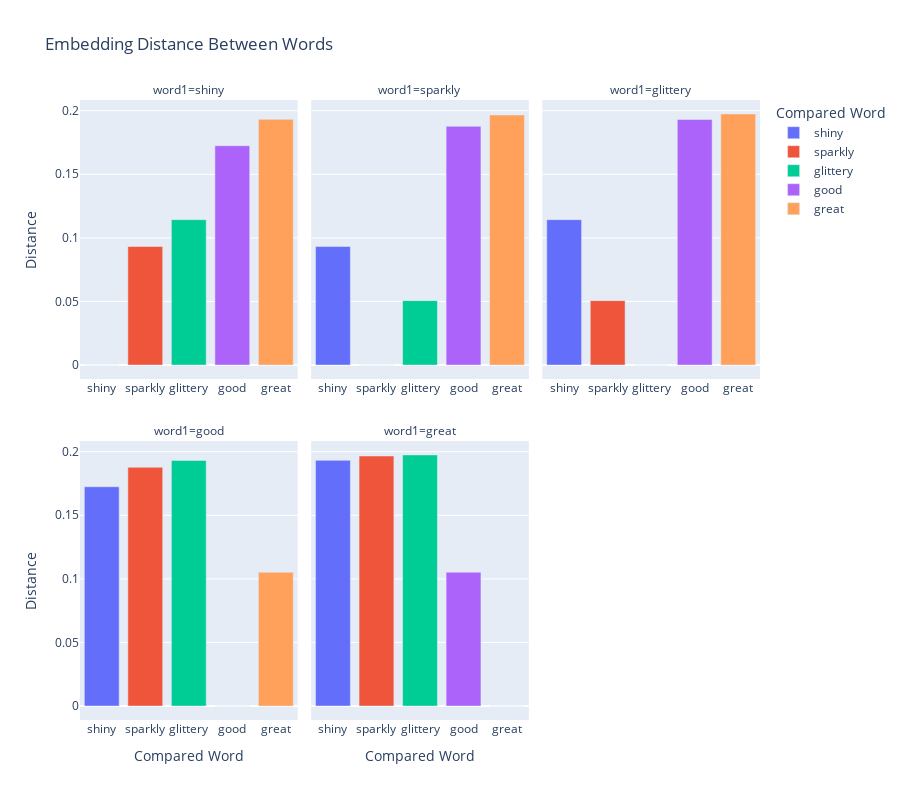

This figure's notebook cell:
### Code cell
plot_embedding_distances(words_df1)

### Figure 1 — Plotly figure (JSON) as saved in the notebook; plotly's stock layout.template omitted (floating-point values rounded to 4 significant figures)
{"data": [{"alignmentgroup": "True", "hovertemplate": "Compared Word=%{x}<br>word1=shiny<br>Distance=%{y}<extra></extra>", "legendgroup": "shiny", "marker": {"color": "#636efa", "pattern": {"shape": ""}}, "name": "shiny", "offsetgroup": "shiny", "orientation": "v", "showlegend": true, "textposition": "auto", "type": "bar", "x": ["shiny"], "xaxis": "x4", "y": [0], "yaxis": "y4"}, {"alignmentgroup": "True", "hovertemplate": "Compared Word=%{x}<br>word1=sparkly<br>Distance=%{y}<extra></extra>", "legendgroup": "shiny", "marker": {"color": "#636efa", "pattern": {"shape": ""}}, "name": "shiny", "offsetgroup": "shiny", "orientation": "v", "showlegend": false, "textposition": "auto", "type": "bar", "x": ["shiny"], "xaxis": "x5", "y": [0.09321], "yaxis": "y5"}, {"alignmentgroup": "True", "hovertemplate": "Compared Word=%{x}<br>word1=glittery<br>Distance=%{y}<extra></extra>", "legendgroup": "shiny", "marker": {"color": "#636efa", "pattern": {"shape": ""}}, "name": "shiny", "offsetgroup": "shiny", "orientation": "v", "showlegend": false, "textposition": "auto", "type": "bar", "x": ["shiny"], "xaxis": "x6", "y": [0.1143], "yaxis": "y6"}, {"alignmentgroup": "True", "hovertemplate": "Compared Word=%{x}<br>word1=good<br>Distance=%{y}<extra></extra>", "legendgroup": "shiny", "marker": {"color": "#636efa", "pattern": {"shape": ""}}, "name": "shiny", "offsetgroup": "shiny", "orientation": "v", "showlegend": false, "textposition": "auto", "type": "bar", "x": ["shiny"], "xaxis": "x", "y": [0.1725], "yaxis": "y"}, {"alignmentgroup": "True", "hovertemplate": "Compared Word=%{x}<br>word1=great<br>Distance=%{y}<extra></extra>", "legendgroup": "shiny", "marker": {"color": "#636efa", "pattern": {"shape": ""}}, "name": "shiny", "offsetgroup": "shiny", "orientation": "v", "showlegend": false, "textposition": "auto", "type": "bar", "x": ["shiny"], "xaxis": "x2", "y": [0.1932], "yaxis": "y2"}, {"alignmentgroup": "True", "hovertemplate": "Compared Word=%{x}<br>word1=shiny<br>Distance=%{y}<extra></extra>", "legendgroup": "sparkly", "marker": {"color": "#EF553B", "pattern": {"shape": ""}}, "name": "sparkly", "offsetgroup": "sparkly", "orientation": "v", "showlegend": true, "textposition": "auto", "type": "bar", "x": ["sparkly"], "xaxis": "x4", "y": [0.09321], "yaxis": "y4"}, {"alignmentgroup": "True", "hovertemplate": "Compared Word=%{x}<br>word1=sparkly<br>Distance=%{y}<extra></extra>", "legendgroup": "sparkly", "marker": {"color": "#EF553B", "pattern": {"shape": ""}}, "name": "sparkly", "offsetgroup": "sparkly", "orientation": "v", "showlegend": false, "textposition": "auto", "type": "bar", "x": ["sparkly"], "xaxis": "x5", "y": [2.22e-16], "yaxis": "y5"}, {"alignmentgroup": "True", "hovertemplate": "Compared Word=%{x}<br>word1=glittery<br>Distance=%{y}<extra></extra>", "legendgroup": "sparkly", "marker": {"color": "#EF553B", "pattern": {"shape": ""}}, "name": "sparkly", "offsetgroup": "sparkly", "orientation": "v", "showlegend": false, "textposition": "auto", "type": "bar", "x": ["sparkly"], "xaxis": "x6", "y": [0.05065], "yaxis": "y6"}, {"alignmentgroup": "True", "hovertemplate": "Compared Word=%{x}<br>word1=good<br>Distance=%{y}<extra></extra>", "legendgroup": "sparkly", "marker": {"color": "#EF553B", "pattern": {"shape": ""}}, "name": "sparkly", "offsetgroup": "sparkly", "orientation": "v", "showlegend": false, "textposition": "auto", "type": "bar", "x": ["sparkly"], "xaxis": "x", "y": [0.1877], "yaxis": "y"}, {"alignmentgroup": "True", "hovertemplate": "Compared Word=%{x}<br>word1=great<br>Distance=%{y}<extra></extra>", "legendgroup": "sparkly", "marker": {"color": "#EF553B", "pattern": {"shape": ""}}, "name": "sparkly", "offsetgroup": "sparkly", "orientation": "v", "showlegend": false, "textposition": "auto", "type": "bar", "x": ["sparkly"], "xaxis": "x2", "y": [0.1966], "yaxis": "y2"}, {"alignmentgroup": "True", "hovertemplate": "Compared Word=%{x}<br>word1=shiny<br>Distance=%{y}<extra></extra>", "legendgroup": "glittery", "marker": {"color": "#00cc96", "pattern": {"shape": ""}}, "name": "glittery", "offsetgroup": "glittery", "orientation": "v", "showlegend": true, "textposition": "auto", "type": "bar", "x": ["glittery"], "xaxis": "x4", "y": [0.1143], "yaxis": "y4"}, {"alignmentgroup": "True", "hovertemplate": "Compared Word=%{x}<br>word1=sparkly<br>Distance=%{y}<extra></extra>", "legendgroup": "glittery", "marker": {"color": "#00cc96", "pattern": {"shape": ""}}, "name": "glittery", "offsetgroup": "glittery", "orientation": "v", "showlegend": false, "textposition": "auto", "type": "bar", "x": ["glittery"], "xaxis": "x5", "y": [0.05065], "yaxis": "y5"}, {"alignmentgroup": "True", "hovertemplate": "Compared Word=%{x}<br>word1=glittery<br>Distance=%{y}<extra></extra>", "legendgroup": "glittery", "marker": {"color": "#00cc96", "pattern": {"shape": ""}}, "name": "glittery", "offsetgroup": "glittery", "orientation": "v", "showlegend": false, "textposition": "auto", "type": "bar", "x": ["glittery"], "xaxis": "x6", "y": [-4.441e-16], "yaxis": "y6"}, {"alignmentgroup": "True", "hovertemplate": "Compared Word=%{x}<br>word1=good<br>Distance=%{y}<extra></extra>", "legendgroup": "glittery", "marker": {"color": "#00cc96", "pattern": {"shape": ""}}, "name": "glittery", "offsetgroup": "glittery", "orientation": "v", "showlegend": false, "textposition": "auto", "type": "bar", "x": ["glittery"], "xaxis": "x", "y": [0.1931], "yaxis": "y"}, {"alignmentgroup": "True", "hovertemplate": "Compared Word=%{x}<br>word1=great<br>Distance=%{y}<extra></extra>", "legendgroup": "glittery", "marker": {"color": "#00cc96", "pattern": {"shape": ""}}, "name": "glittery", "offsetgroup": "glittery", "orientation": "v", "showlegend": false, "textposition": "auto", "type": "bar", "x": ["glittery"], "xaxis": "x2", "y": [0.1975], "yaxis": "y2"}, {"alignmentgroup": "True", "hovertemplate": "Compared Word=%{x}<br>word1=shiny<br>Distance=%{y}<extra></extra>", "legendgroup": "good", "marker": {"color": "#ab63fa", "pattern": {"shape": ""}}, "name": "good", "offsetgroup": "good", "orientation": "v", "showlegend": true, "textposition": "auto", "type": "bar", "x": ["good"], "xaxis": "x4", "y": [0.1725], "yaxis": "y4"}, {"alignmentgroup": "True", "hovertemplate": "Compared Word=%{x}<br>word1=sparkly<br>Distance=%{y}<extra></extra>", "legendgroup": "good", "marker": {"color": "#ab63fa", "pattern": {"shape": ""}}, "name": "good", "offsetgroup": "good", "orientation": "v", "showlegend": false, "textposition": "auto", "type": "bar", "x": ["good"], "xaxis": "x5", "y": [0.1877], "yaxis": "y5"}, {"alignmentgroup": "True", "hovertemplate": "Compared Word=%{x}<br>word1=glittery<br>Distance=%{y}<extra></extra>", "legendgroup": "good", "marker": {"color": "#ab63fa", "pattern": {"shape": ""}}, "name": "good", "offsetgroup": "good", "orientation": "v", "showlegend": false, "textposition": "auto", "type": "bar", "x": ["good"], "xaxis": "x6", "y": [0.1931], "yaxis": "y6"}, {"alignmentgroup": "True", "hovertemplate": "Compared Word=%{x}<br>word1=good<br>Distance=%{y}<extra></extra>", "legendgroup": "good", "marker": {"color": "#ab63fa", "pattern": {"shape": ""}}, "name": "good", "offsetgroup": "good", "orientation": "v", "showlegend": false, "textposition": "auto", "type": "bar", "x": ["good"], "xaxis": "x", "y": [1.554e-15], "yaxis": "y"}, {"alignmentgroup": "True", "hovertemplate": "Compared Word=%{x}<br>word1=great<br>Distance=%{y}<extra></extra>", "legendgroup": "good", "marker": {"color": "#ab63fa", "pattern": {"shape": ""}}, "name": "good", "offsetgroup": "good", "orientation": "v", "showlegend": false, "textposition": "auto", "type": "bar", "x": ["good"], "xaxis": "x2", "y": [0.1052], "yaxis": "y2"}, {"alignmentgroup": "True", "hovertemplate": "Compared Word=%{x}<br>word1=shiny<br>Distance=%{y}<extra></extra>", "legendgroup": "great", "marker": {"color": "#FFA15A", "pattern": {"shape": ""}}, "name": "great", "offsetgroup": "great", "orientation": "v", "showlegend": true, "textposition": "auto", "type": "bar", "x": ["great"], "xaxis": "x4", "y": [0.1932], "yaxis": "y4"}, {"alignmentgroup": "True", "hovertemplate": "Compared Word=%{x}<br>word1=sparkly<br>Distance=%{y}<extra></extra>", "legendgroup": "great", "marker": {"color": "#FFA15A", "pattern": {"shape": ""}}, "name": "great", "offsetgroup": "great", "orientation": "v", "showlegend": false, "textposition": "auto", "type": "bar", "x": ["great"], "xaxis": "x5", "y": [0.1966], "yaxis": "y5"}, {"alignmentgroup": "True", "hovertemplate": "Compared Word=%{x}<br>word1=glittery<br>Distance=%{y}<extra></extra>", "legendgroup": "great", "marker": {"color": "#FFA15A", "pattern": {"shape": ""}}, "name": "great", "offsetgroup": "great", "orientation": "v", "showlegend": false, "textposition": "auto", "type": "bar", "x": ["great"], "xaxis": "x6", "y": [0.1975], "yaxis": "y6"}, {"alignmentgroup": "True", "hovertemplate": "Compared Word=%{x}<br>word1=good<br>Distance=%{y}<extra></extra>", "legendgroup": "great", "marker": {"color": "#FFA15A", "pattern": {"shape": ""}}, "name": "great", "offsetgroup": "great", "orientation": "v", "showlegend": false, "textposition": "auto", "type": "bar", "x": ["great"], "xaxis": "x", "y": [0.1052], "yaxis": "y"}, {"alignmentgroup": "True", "hovertemplate": "Compared Word=%{x}<br>word1=great<br>Distance=%{y}<extra></extra>", "legendgroup": "great", "marker": {"color": "#FFA15A", "pattern": {"shape": ""}}, "name": "great", "offsetgroup": "great", "orientation": "v", "showlegend": false, "textposition": "auto", "type": "bar", "x": ["great"], "xaxis": "x2", "y": [2.22e-16], "yaxis": "y2"}], "layout": {"annotations": [{"font": {}, "showarrow": false, "text": "word1=good", "x": 0.16, "xanchor": "center", "xref": "paper", "y": 0.45, "yanchor": "bottom", "yref": "paper"}, {"font": {}, "showarrow": false, "text": "word1=great", "x": 0.5, "xanchor": "center", "xref": "paper", "y": 0.45, "yanchor": "bottom", "yref": "paper"}, {"font": {}, "showarrow": false, "text": "word1=shiny", "x": 0.16, "xanchor": "center", "xref": "paper", "y": 1, "yanchor": "bottom", "yref": "paper"}, {"font": {}, "showarrow": false, "text": "word1=sparkly", "x": 0.5, "xanchor": "center", "xref": "paper", "y": 1, "yanchor": "bottom", "yref": "paper"}, {"font": {}, "showarrow": false, "text": "word1=glittery", "x": 0.84, "xanchor": "center", "xref": "paper", "y": 1, "yanchor": "bottom", "yref": "paper"}], "barmode": "relative", "height": 800, "legend": {"title": {"text": "Compared Word"}, "tracegroupgap": 0}, "title": {"text": "Embedding Distance Between Words"}, "xaxis": {"anchor": "y", "categoryarray": ["shiny", "sparkly", "glittery", "good", "great"], "categoryorder": "array", "domain": [0, 0.32], "matches": "x", "showticklabels": true, "title": {"text": "Compared Word"}}, "xaxis2": {"anchor": "y2", "categoryarray": ["shiny", "sparkly", "glittery", "good", "great"], "categoryorder": "array", "domain": [0.34, 0.66], "matches": "x", "showticklabels": true, "title": {"text": "Compared Word"}}, "xaxis3": {"anchor": "y3", "categoryarray": ["shiny", "sparkly", "glittery", "good", "great"], "categoryorder": "array", "domain": [0.68, 1.0], "matches": "x", "showticklabels": true, "title": {"text": "Compared Word"}}, "xaxis4": {"anchor": "y4", "domain": [0, 0.32], "matches": "x", "showticklabels": true}, "xaxis5": {"anchor": "y5", "domain": [0.34, 0.66], "matches": "x", "showticklabels": true}, "xaxis6": {"anchor": "y6", "domain": [0.68, 1.0], "matches": "x", "showticklabels": true}, "yaxis": {"anchor": "x", "domain": [0, 0.45], "title": {"text": "Distance"}}, "yaxis2": {"anchor": "x2", "domain": [0, 0.45], "matches": "y", "showticklabels": false}, "yaxis3": {"anchor": "x3", "domain": [0, 0.45], "matches": "y", "showticklabels": false}, "yaxis4": {"anchor": "x4", "domain": [0.55, 1], "matches": "y", "title": {"text": "Distance"}}, "yaxis5": {"anchor": "x5", "domain": [0.55, 1], "matches": "y", "showticklabels": false}, "yaxis6": {"anchor": "x6", "domain": [0.55, 1], "matches": "y", "showticklabels": false}}}
